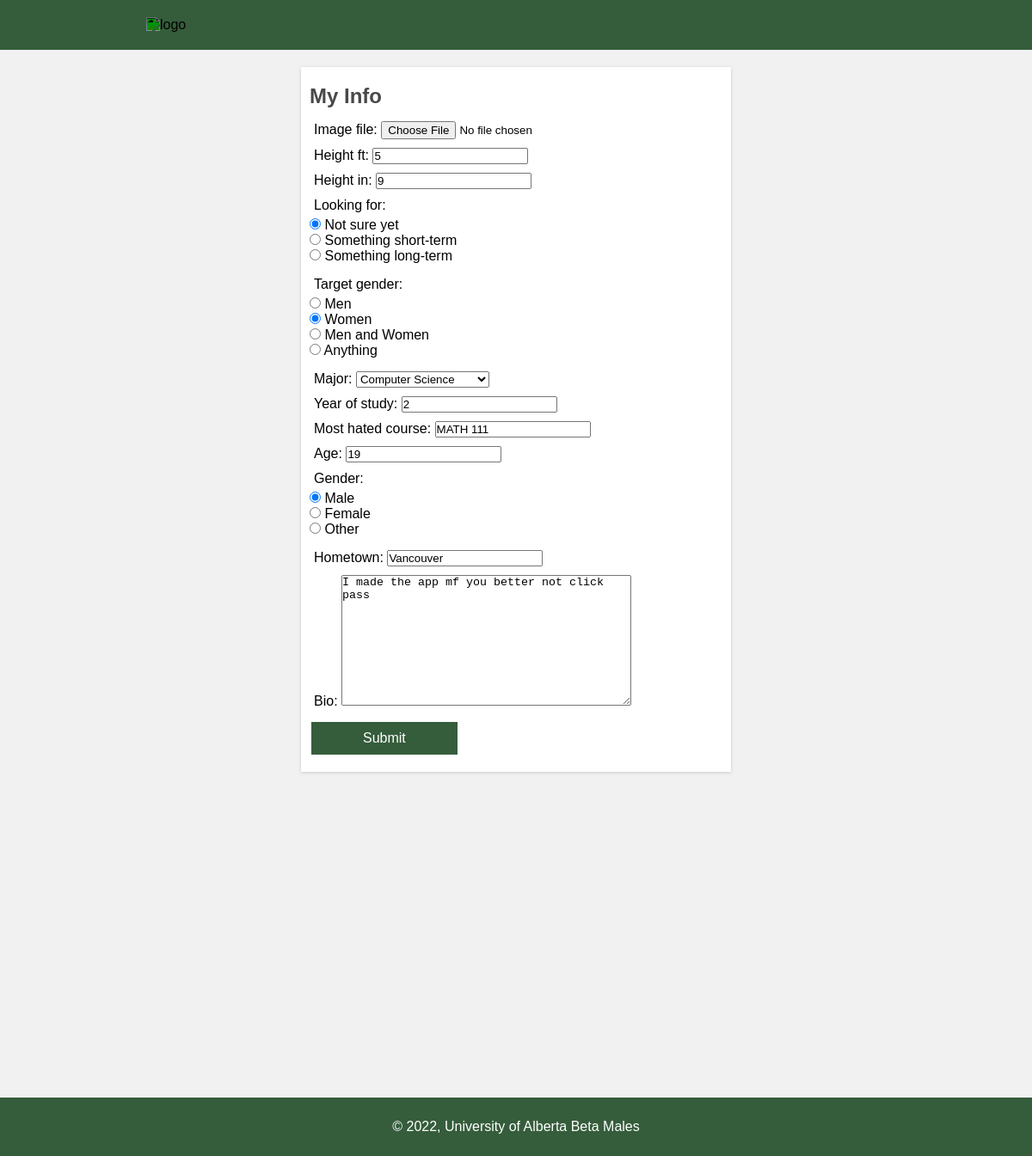
/account/edit_info/ (signed in), run on the app's committed database.
### account/models.py (models this page shows, shortened)
class UserInfo(models.Model):
    user = models.OneToOneField(
        to=User,
        on_delete=models.CASCADE,
        )
    image_file = models.ImageField(
        null=True,
        blank=True
        )
    height_ft = models.IntegerField()
    height_in = models.IntegerField()
    looking_for = models.CharField(max_length=40)
    target_gender = models.CharField(max_length=40)
    major = models.CharField(max_length=40)
    year_of_study = models.IntegerField()
    most_hated_course = models.CharField(max_length=40)
    first_name = models.CharField(max_length=40, null=True, blank=True)
    age = models.IntegerField()
    gender = models.CharField(max_length=40)
    hometown = models.CharField(max_length=50)
    bio = models.TextField(max_length=300)

### account/views.py (the view, shortened to what this page needs)
# urls.py: path("account/edit_info/", views.edit_info),
def edit_info(request):
    context = {}
    context["index"] = INDEX_URL
    try:
        user_info = UserInfo.objects.get(user=request.user)
        form = PersonalInfoForm(instance=user_info)
    except:
        form = PersonalInfoForm()
        user_info = None
    context["swipe_url"] = SWIPE_URL
    context["form"] = form
    return render(request, "edit_info.html", context)

### account/templates/edit_info.html (shortened to what this page needs)
<!DOCTYPE html>
<html>
    <head>
    </head>
    <body>
        <header>
            <a href={{index}}>
            <img alt="logo" src="https://logodix.com/logo/1031274.png">
        </header>
        <main>
            <article>
                    <h1>My Info</h1>
                    <p>
                        <form method="post" enctype="multipart/form-data">
                            {{form.as_p}}
                            <submitbutton>
                                <input type="submit" value="Submit" placeholder = "Test">
                            </submitbutton>
                        </form>
                    <p>
            </article>
        </main>
        <footer>
            <p> &copy; <script>document.write(new Date().getFullYear());</script>, University of Alberta Beta Males</p>
        </footer>
    </body>
</html>

### account/templates/edit_info.html (style rules this page uses)
* { margin: 0; padding: 0; box-sizing: border-box; }
header { text-align: left; background-color: #355d3b; color: #fff; padding: 20px; }
body { font-family: Arial, Helvetica, sans-serif; background-color: #f1f1f1; }
img { margin-left: 150px; height: 40px; width: 170px; object-fit: cover; object-position: 100% 95%; filter: invert(100%) sepia(0%) saturate(2000%) hue-rotate(147deg) brightness(118%) contrast(100%); }
main { text-align: center; margin: auto; padding: 20px 80px; border-radius: 5; min-height: calc(180vh - 84px - 69px); }
article { margin: auto; text-align: left; box-shadow: rgba(0, 0, 0, 0.16) 0px 1px 4px; background-color: #fff; position: absolute; padding: 0px 10px; width: 500px; height: auto; left: 50%; margin-right: -50%; transform: translate(-50%, 0%); }
h1 { color: #484848; padding: 20px 0 0 0; }
a { text-decoration: none; color: #fff; }
input[value = "Submit"] { background-color: #355d3b; border: none; color: #fff; text-align: center; display: inline-block; font-size: 16px; margin: 10px 2px; cursor: pointer; padding: 10px 60px; }
footer { margin: 0; text-align: center; background-color: #355d3b; color: #fff; padding: 20px; width: 100%; bottom: 0; position: fixed; }
p { padding: 5px; }

### data on the page
UserInfo: height_ft "5", height_in "9", looking_for "☑ Not sure yet ☐ Something short-term ☐ Something long-term", target_gender "☐ Men ☑ Women ☐ Men and Women ☐ Anything", major "Computer Science", year_of_study "2", most_hated_course "MATH 111", age "19", gender "☑ Male ☐ Female ☐ Other", hometown "Vancouver", bio "I made the app mf you better not click pass"
